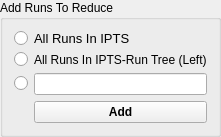
       <widget class="QGroupBox" name="groupBox">
        <property name="title">
         <string>Add Runs To Reduce</string>
        </property>
        <layout class="QGridLayout" name="gridLayout">
         <item row="2" column="0">
          <widget class="QRadioButton" name="radioButton_runsAddPartial">
           <property name="maximumSize">
            <size>
             <width>40</width>
             <height>16777215</height>
            </size>
           </property>
           <property name="font">
            <font>
             <pointsize>10</pointsize>
            </font>
           </property>
           <property name="text">
            <string/>
           </property>
          </widget>
         </item>
         <item row="0" column="0">
          <widget class="QRadioButton" name="radioButton_runsAddAll">
           <property name="maximumSize">
            <size>
             <width>40</width>
             <height>16777215</height>
            </size>
           </property>
           <property name="font">
            <font>
             <pointsize>10</pointsize>
            </font>
           </property>
           <property name="text">
            <string/>
           </property>
          </widget>
         </item>
         <item row="0" column="1">
          <widget class="QLabel" name="label_2">
           <property name="font">
            <font>
             <pointsize>10</pointsize>
            </font>
           </property>
           <property name="text">
            <string>All Runs In IPTS</string>
           </property>
          </widget>
         </item>
         <item row="2" column="1">
          <widget class="QLineEdit" name="lineEdit_runs">
           <property name="sizePolicy">
            <sizepolicy hsizetype="Preferred" vsizetype="Fixed">
             <horstretch>0</horstretch>
             <verstretch>0</verstretch>
            </sizepolicy>
           </property>
          </widget>
         </item>
         <item row="3" column="1">
          <widget class="QPushButton" name="pushButton_addRunsToReduce">
           <property name="font">
            <font>
             <pointsize>9</pointsize>
             <weight>75</weight>
             <bold>true</bold>
            </font>
           </property>
           <property name="text">
            <string>Add</string>
           </property>
          </widget>
         </item>
         <item row="1" column="0">
          <widget class="QRadioButton" name="radioButton_runsAllInTree">
           <property name="text">
            <string/>
           </property>
          </widget>
         </item>
         <item row="1" column="1">
          <widget class="QLabel" name="label_12">
           <property name="font">
            <font>
             <pointsize>9</pointsize>
            </font>
           </property>
           <property name="text">
            <string>All Runs In IPTS-Run Tree (Left)</string>
           </property>
          </widget>
         </item>
        </layout>
       </widget>
